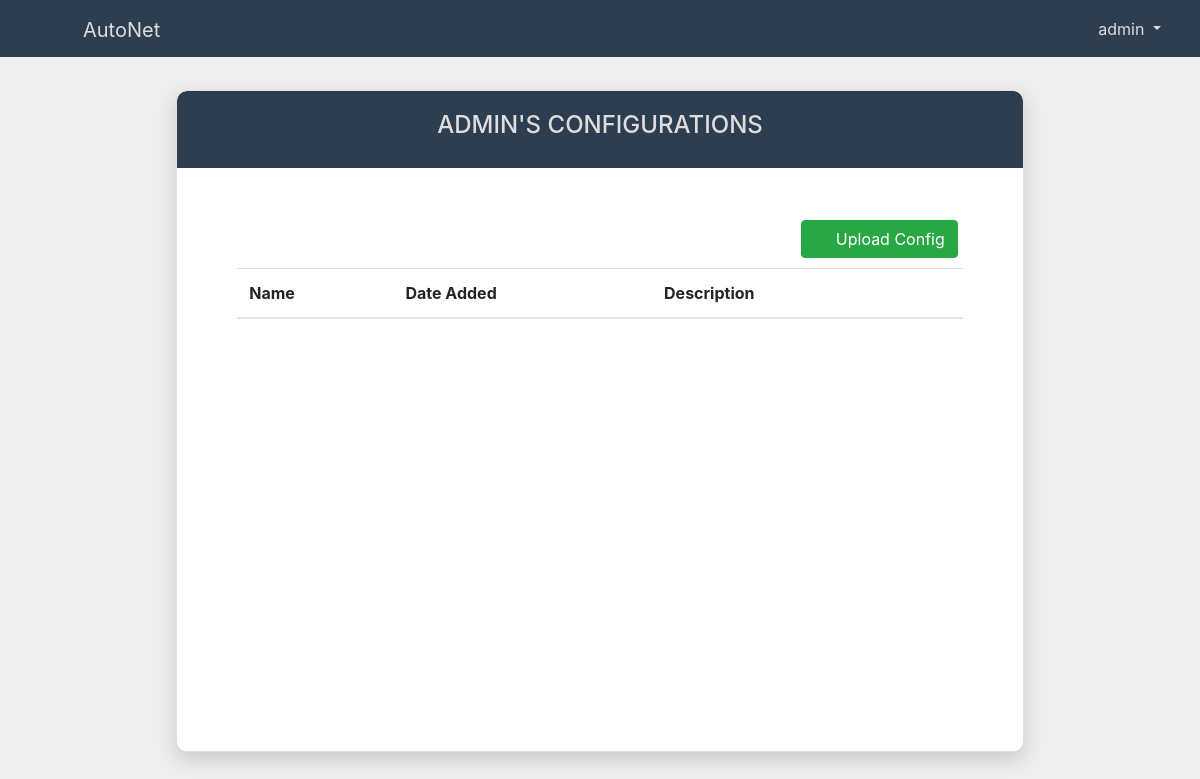
Before: /configure/ (signed in) with the older database file.
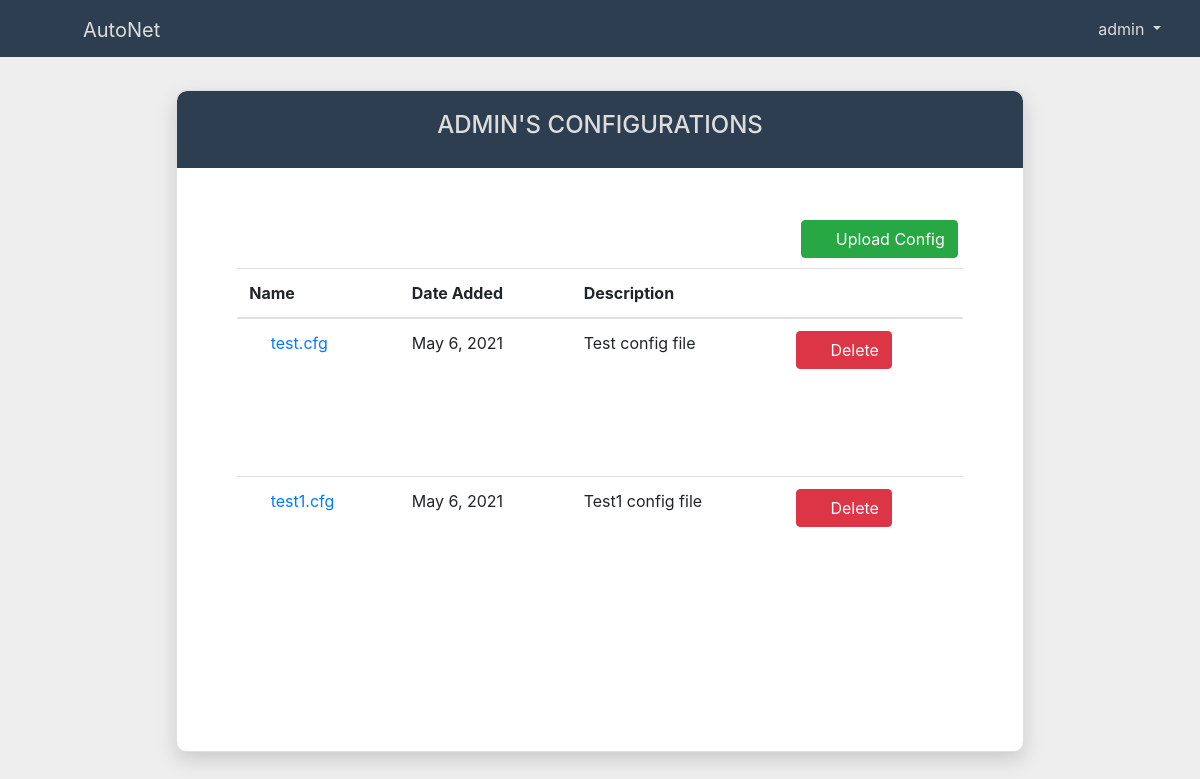
After: the same page with the newer database file.
### control/models.py (models this page shows, shortened)
class UserConfig(models.Model):
    user = models.ForeignKey(User, null=True, on_delete=models.CASCADE)
    fileName = models.CharField(max_length=255, default='1')
    dateAdded = models.DateField(default='1970-01-01')
    description = models.CharField(max_length=255, default='')
    configPath = models.FileField(upload_to=get_user_config_path)

### control/views.py (the view, shortened to what this page needs)
# urls.py: path('configure/',views.create_config,name='create_config'),
def create_config(request):
    if not request.user.is_authenticated:
        return redirect('control:login')
    configFileList = UserConfig.objects.filter(user=request.user)
    return render(request, 'control/configure_mainpage.html', {'configList': configFileList})

### control/templates/control/configure_mainpage.html (shortened to what this page needs)
{% extends 'control/base.html' %}{% block discover_active %}active{% endblock %} {% block body %}
<div class="container-fluid">
    <div class="row justify-content-center">
        <div class="col-sm-12 col-md-9">
            <div class="card discover-wrapper" style="overflow-x: scroll;">
                <div class="card-heading text-center">
                    <h4 class="title">{{user.username}}'s Configurations</h4>
                </div>
                <div class="card-body">
                    <div class="col-md-12 text-right">
                        <button class="btn btn-success" data-toggle="modal" data-target="#uploadConfig"><i
                                class="fas fa-upload"></i>&nbsp; Upload Config
                        </button>
                    </div>
                    <div class="sub-div" style="height:400px ; overflow-y:scroll">
                        <table class="table">
                            <thead>
                            <th>Name</th>
                            <th>Date Added</th>
                            <th>Description</th>
                            <th></th>
                            </thead>
                            <tbody>
                            {% for file in configList %}
                            <tr>
                                <td><i class="fas fa-file-alt" style="color:#0275d8"></i>&nbsp;&nbsp;<a href="{{file.configPath.url}}" download="">{{file.fileName}}</a>
                                </td>
                                <td>{{file.dateAdded}}</td>
                                <td>{{file.description}}</td>
                                <td>
                                    <button class="btn btn-danger"><i class="fas fa-trash"></i>&nbsp; Delete</button>
                                </td>
                            </tr>
                            {% endfor %}
                            </tbody>
                        </table>
                    </div>
                </div>
            </div>
        </div>
    </div>
</div>
{% endblock %}

### control/templates/control/base.html (shortened to what this page needs)
{% load static %}
<!doctype html>
<html lang="en">
<head>
    <link rel="stylesheet" href="{% static 'style/css/bootstrap.min.css' %}">
    <link rel="stylesheet" href="{% static 'fontawesome-free-5.15.1-web/css/all.css' %}">
    <link rel="stylesheet" href="{% static 'style/sidebar.css' %}">
</head>
<body>
    <div id="wrapper" class>
        <nav class="navbar fixed-top navbar-expand-lg navbar-light bg-custom" style="height: 57px; background: #2c3e50;">
            <div class="container-fluid">
                <div class="navbar-header">
                    <a href="#" class="btn" id="menu-toggle">
                        <i class="fas fa-bars"></i>
                    </a>&nbsp;&nbsp;
                    <a class="navbar-brand" href="{% url 'control:account_info' %}" style="padding-top: 10px; color: #ddd;">AutoNet</a>
                </div>
                <ul class="navbar-nav ml-auto">
                    <li class="nav-item dropdown">
                        <a class="dropdown-toggle user-dropdown" href="#" id="navbarDropdown1" role="button" data-toggle="dropdown" aria-haspopup="true" aria-expanded="false" style="text-decoration: none;">
                            <span class="fas fa-cog"></span>&nbsp;&nbsp;{{user.username}}
                        </a>
                    </li>
                </ul>
            </div>
        </nav>
        <div id="page-content-wrapper">
            {% block body %} {% endblock %}
        </div>
        </div>
</body>
</html>

### control/static/style/sidebar.css (style rules this page uses)
body { background: #EEEEEE; height: 100%; overflow-y: scroll !important; }
#page-content-wrapper { width: 100%; padding: 15px; transition: 0.1s; }
.navbar li a { display: block; }
.navbar a { color: #ddd; }
.user-dropdown { border-width: 1px; border-radius: 5px; border: solid #ddd0 1px; padding: 4px 7px; }
.card { border-radius: 3px; background: #fff; }
.card-heading { background: #2c3e50; color: #ddd; padding: 20px 0; border-top-left-radius: 10px; border-top-right-radius: 10px; text-transform: uppercase; }
.card-body { padding: 52px 50px; padding-bottom: 73px; }
.discover-wrapper { margin-top: 75px; background: #fff; border-radius: 10px; box-shadow: 0px 8px 20px 0px rgba(0, 0, 0, 0.15); overflow-x: hidden; }
.card-body .sub-div { display: flex; margin-bottom: 20px; padding: 10px; }

Changed rows visible on the page:
added UserConfig: fileName "test.cfg", dateAdded "May 6, 2021", description "Test config file"
added UserConfig: fileName "test1.cfg", dateAdded "May 6, 2021", description "Test1 config file"
